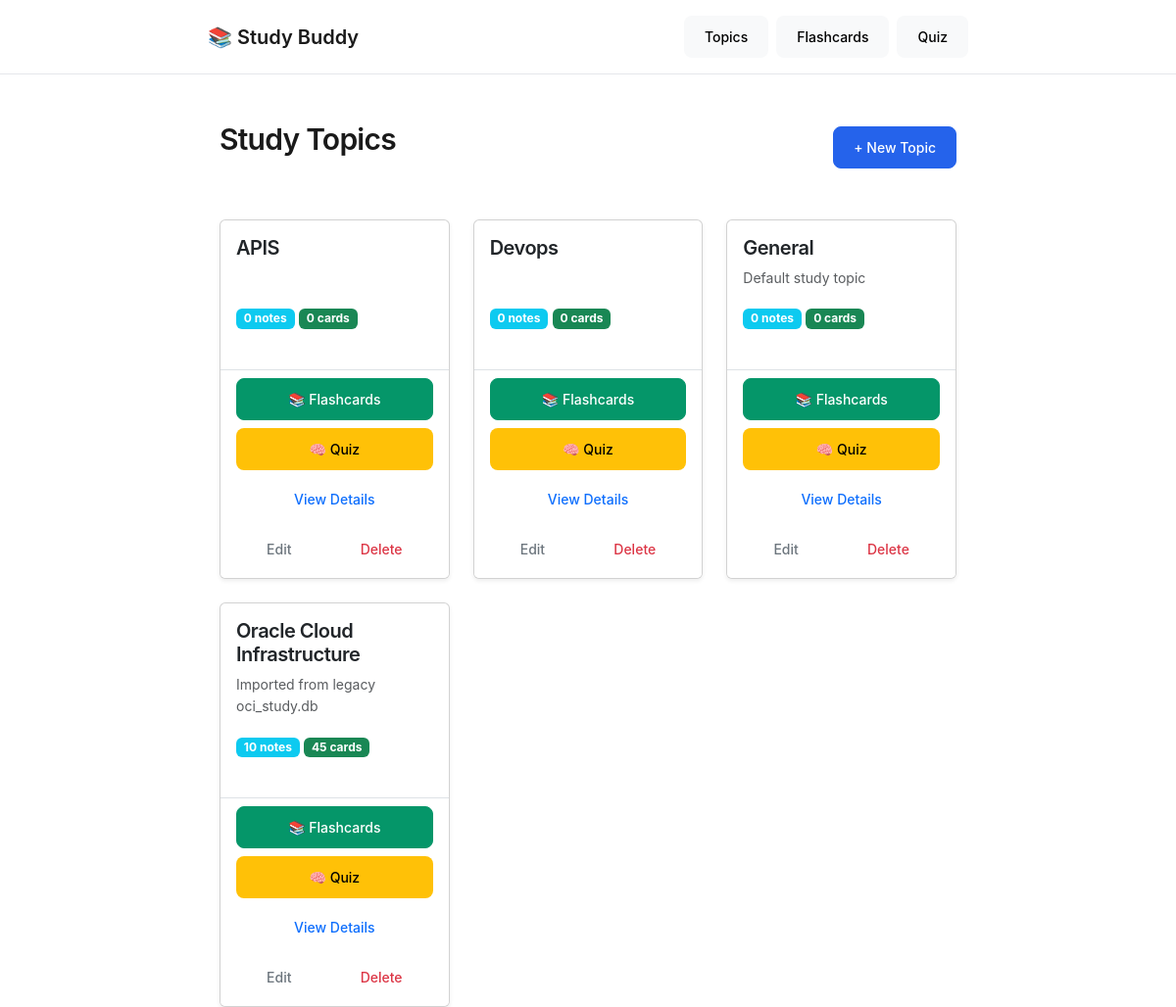
Page /topics/ on the committed database.
### tables this page shows
CREATE TABLE topics (
            id INTEGER PRIMARY KEY AUTOINCREMENT,
            name TEXT NOT NULL UNIQUE,
            description TEXT
        );

### topics_manager.py (the view)
@bp.route('/')
def list_topics():
    conn = sqlite3.connect(DB)
    c = conn.cursor()
    c.execute('SELECT id, name, description FROM topics ORDER BY name')
    topics = c.fetchall()
    conn.close()
    topic_stats = []
    for t in topics:
        tid = t[0]
        conn = sqlite3.connect(DB)
        c = conn.cursor()
        c.execute('SELECT COUNT(*) FROM notes WHERE topic_id = ?', (tid,))
        notes_count = c.fetchone()[0]
        c.execute('SELECT COUNT(*) FROM flashcards WHERE topic_id = ?', (tid,))
        cards_count = c.fetchone()[0]
        conn.close()
        topic_stats.append({'id': tid, 'name': t[1], 'description': t[2], 'notes': notes_count, 'flashcards': cards_count})
    return render_template('topics.html', topics=topic_stats)

### app.py (called while the page is built)
    def __call__(self, environ, start_response):
        script_name = self.subdirectory
        path_info = environ['PATH_INFO']
        if path_info.startswith(script_name):
            environ['PATH_INFO'] = path_info[len(script_name):]
            environ['SCRIPT_NAME'] = script_name
            return self.app(environ, start_response)
        else:
            environ['SCRIPT_NAME'] = script_name
            return self.app(environ, start_response)

### templates/topics.html
{% extends 'base.html' %}
{% block content %}
<div class="container mt-5">
  <div class="d-flex justify-content-between align-items-center mb-5">
    <h2>Study Topics</h2>
    <a href="{{ url_for('topics.create_topic') }}" class="btn btn-primary btn-lg">+ New Topic</a>
  </div>
  {% if topics %}
    <div class="row g-4">
      {% for topic in topics %}
      <div class="col-lg-4 col-md-6">
        <div class="card h-100 shadow-sm">
          <div class="card-body d-flex flex-column">
            <h5 class="card-title">{{ topic.name }}</h5>
            <p class="card-text text-muted small">{{ topic.description }}</p>
            <div class="mb-4 mt-auto">
              <span class="badge bg-info">{{ topic.notes }} notes</span>
              <span class="badge bg-success">{{ topic.flashcards }} cards</span>
            </div>
          </div>
          <div class="card-footer bg-white border-top">
            <div class="d-grid gap-2">
              <a href="{{ url_for('flashcards_for_topic', topic_id=topic.id) }}" class="btn btn-sm btn-success">📚 Flashcards</a>
              <a href="{{ url_for('quiz_for_topic', topic_id=topic.id) }}" class="btn btn-sm btn-warning">🧠 Quiz</a>
              <a href="{{ url_for('topics.view_topic', topic_id=topic.id) }}" class="btn btn-sm btn-outline-primary">View Details</a>
            </div>
            <div class="d-flex gap-2 mt-2">
              <a href="{{ url_for('topics.edit_topic', topic_id=topic.id) }}" class="btn btn-sm btn-outline-secondary flex-grow-1">Edit</a>
              <form method="POST" action="{{ url_for('topics.delete_topic', topic_id=topic.id) }}" style="display:inline;" class="flex-grow-1">
                <button type="submit" class="btn btn-sm btn-outline-danger w-100" onclick="return confirm('Delete this topic and all its data?')">Delete</button>
              </form>
            </div>
          </div>
        </div>
      </div>
      {% endfor %}
    </div>
  {% else %}
    <div class="alert alert-info mt-4">
      <h5>No topics yet!</h5>
      <p>Create your first study topic to get started.</p>
      <a href="{{ url_for('topics.create_topic') }}" class="btn btn-primary">Create First Topic</a>
    </div>
  {% endif %}
</div>
{% endblock %}

### templates/base.html (shortened to what this page needs)
<!DOCTYPE html>
<html lang="en">
<head>
  <link rel="stylesheet" href="https://cdn.jsdelivr.net/npm/bootstrap@5.3.0/dist/css/bootstrap.min.css">
  <link rel="stylesheet" href="{{ url_for('static', filename='style.css') }}">
</head>
<body class="light-mode">
<nav class="navbar navbar-dark bg-primary mb-4">
  <div class="container d-flex justify-content-between align-items-center">
    <a class="navbar-brand" href="{{ url_for('index') }}">📚 Study Buddy</a>
    <div class="d-flex gap-2 flex-wrap">
      <a class="btn btn-light btn-sm" href="{{ url_for('topics.list_topics') }}">Topics</a>
      <a class="btn btn-light btn-sm" href="{{ url_for('flashcards') }}">Flashcards</a>
      <a class="btn btn-light btn-sm" href="{{ url_for('quiz') }}">Quiz</a>
    </div>
  </div>
</nav>
<div class="container">
  {% block content %}{% endblock %}
</div>
</body>
</html>

### static/style.css (style rules this page uses)
:root { --bg-primary: #ffffff; --bg-secondary: #fafafa; --text-primary: #1a1a1a; --text-secondary: #6b7280; --border-color: #e5e7eb; --accent-color: #2563eb; --accent-hover: #1d4ed8; --success-color: #059669; --error-color: #dc2626; --radius-sm: 6px; --radius-md: 8px; --radius-lg: 12px; --shadow-sm: 0 1px 2px 0 rgba(0, 0, 0, 0.05); --shadow-md: 0 4px 6px -1px rgba(0, 0, 0, 0.1); --font-mono: 'SF Mono', 'Monaco', 'Cascadia Code', 'Roboto Mono', monospace; }
body.light-mode { background-color: var(--bg-primary); color: var(--text-primary); font-family: -apple-system, BlinkMacSystemFont, 'Segoe UI', Roboto, sans-serif; line-height: 1.6; }
h1, h2, h3, h4, h5, h6 { font-weight: 600; letter-spacing: -0.025em; margin-bottom: 1rem; }
h2 { font-size: 1.875rem; color: var(--text-primary); }
.container { max-width: 800px; }
.btn { border-radius: var(--radius-md); font-weight: 500; font-size: 14px; padding: 10px 20px; border: 1px solid transparent; transition: all 0.2s ease; cursor: pointer; }
.btn-primary { background-color: var(--accent-color); color: white; border-color: var(--accent-color); }
.btn-success { background-color: var(--success-color); color: white; border-color: var(--success-color); }
.navbar-brand { font-weight: 600; font-size: 1.25rem; color: var(--text-primary); }
.navbar { background-color: var(--bg-primary) !important; border-bottom: 1px solid var(--border-color); padding: 1rem 0; }

### rows in the picture
topics: name "APIS", notes "0", flashcards "0"
topics: name "Devops", notes "0", flashcards "0"
topics: name "General", description "Default study topic", notes "0", flashcards "0"
topics: name "Oracle Cloud Infrastructure", description "Imported from legacy oci_study.db", notes "10", flashcards "45"
